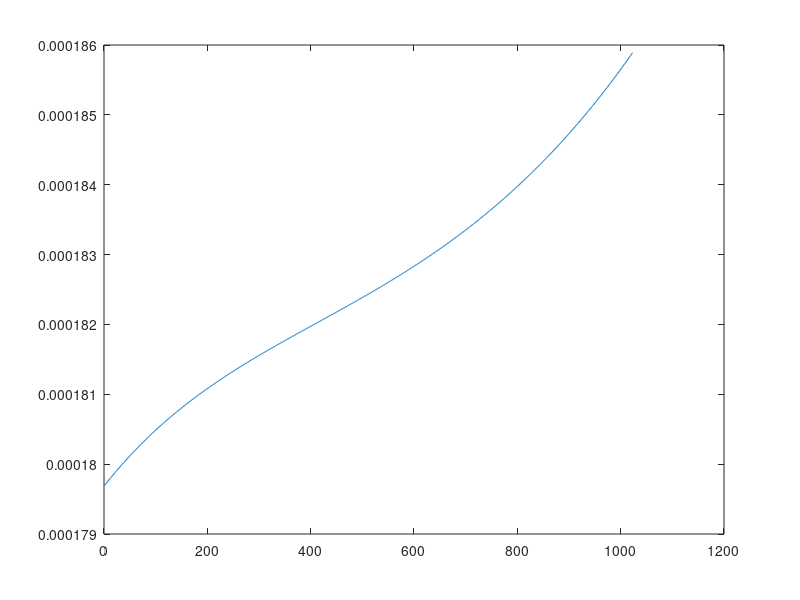
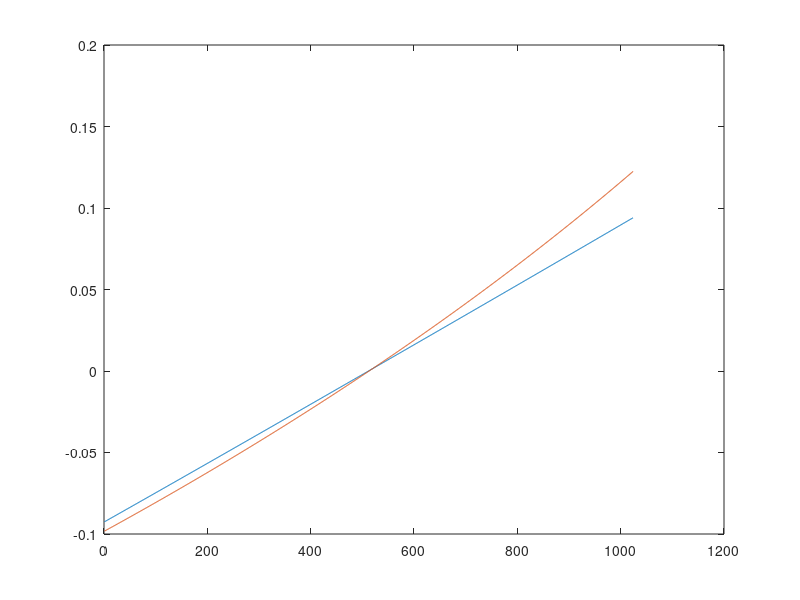
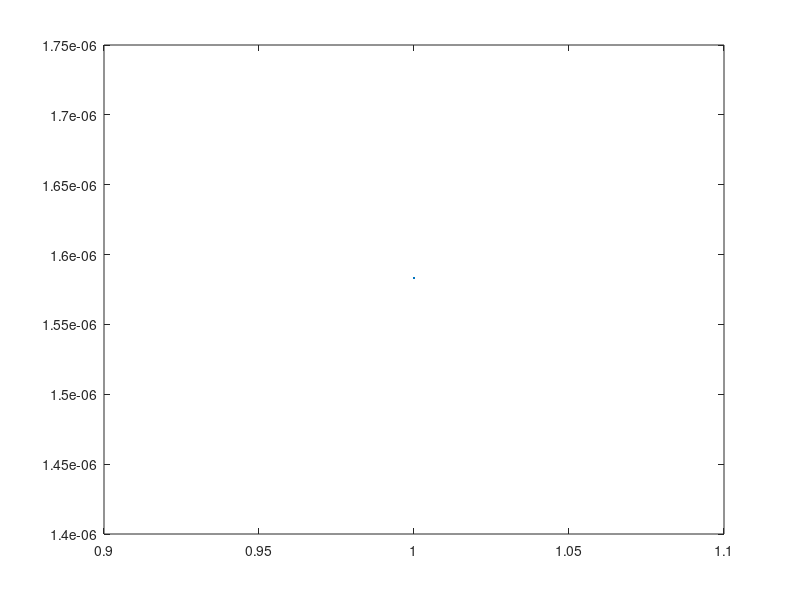

Write the MATLAB code that produced these figures, in order.
%% inputs of the system parameters
N = 1024;
alpha = 60/180*pi; % apex angle of the prism
% prism_angle = 1/180*pi;
lambda_0 = 1; lambda_n = 1.1;
d = 1000/1435;
% BK7 coefficients
% nc=[1.0396121E+00 6.0006987E-03 2.3179234E-01 2.0017914E-02 1.0104694E+00 1.0356065E+02];
% F2 coefficients
nc=[1.3453336E+00 9.9774387E-03 2.0907318E-01 4.7045077E-02 9.3735716E-01 1.1188676E+02];
% Fused Silica coefficients
% nc=[6.69422575E-01 4.34583937E-01 8.71694723E-01 4.48011239E-03 1.32847049E-02 9.53414824E+01];

%% calculate K and lambda and refractive distribution
linear_k0 = 10^6*1/lambda_n;linear_kn = 10^6*1/lambda_0;
linear_k = linear_k0:(linear_kn-linear_k0)/(N-1):linear_kn;
linear_lambda = 10^6./linear_k;lambda_c = linear_lambda(N/2);
n=sqrt(1+nc(1)*linear_lambda.^2./(linear_lambda.^2-nc(2))+nc(3)*linear_lambda.^2./(linear_lambda.^2-nc(4))+nc(5)*linear_lambda.^2./(linear_lambda.^2-nc(6)));

%% 
in_angle = asin(lambda_c/2/d);
in_angle*180/pi
beta0 = asin(linear_lambda/d - sin(in_angle));

prism_angle = 9*pi/180;
linearality = zeros(size(prism_angle, 2),N-1);
for i = 1:size(prism_angle,2)
    beta1 = beta0+prism_angle(i);
    beta1(end/2)*180/pi
    beta2 = asin(sin(beta1)./n);
    beta2(end/2)*180/pi
    beta3 = pi/2 - beta2;
    beta3(end/2)*180/pi
    beta4 = pi - alpha - beta3;
    beta4(end/2)*180/pi
    beta5 = pi/2 - beta4;
    beta5(end/2)*180/pi
    beta6 = asin(sin(beta5).*n);
    beta6(end/2)*180/pi
    beta6 = beta6 - beta6(N/2);
    beta6(end/2)*180/pi
    linearality(i,:) = diff((beta6));
end
% figure;plot(beta6)
figure;plot(linearality');
figure;plot(sin(beta6))
hold on;plot(sin(fliplr(beta0-beta0(N/2))));
figure;plot(std(linearality'));
    
    




